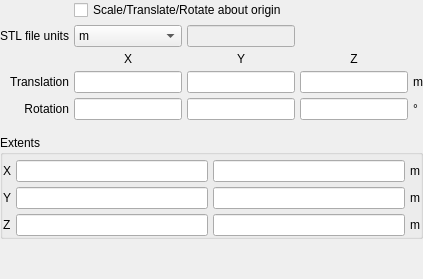
         <widget class="QWidget" name="stl">
          <layout class="QGridLayout" name="gridLayout_11">
           <property name="leftMargin">
            <number>0</number>
           </property>
           <property name="topMargin">
            <number>0</number>
           </property>
           <property name="rightMargin">
            <number>0</number>
           </property>
           <property name="bottomMargin">
            <number>0</number>
           </property>
           <property name="spacing">
            <number>5</number>
           </property>
           <item row="1" column="0">
            <widget class="QLabel" name="label_24">
             <property name="text">
              <string>STL file units</string>
             </property>
             <property name="alignment">
              <set>Qt::AlignRight|Qt::AlignTrailing|Qt::AlignVCenter</set>
             </property>
            </widget>
           </item>
           <item row="3" column="1">
            <widget class="LineEdit" name="lineedit_stl_translationx"/>
           </item>
           <item row="3" column="2">
            <widget class="LineEdit" name="lineedit_stl_translationy"/>
           </item>
           <item row="3" column="3">
            <widget class="LineEdit" name="lineedit_stl_translationz"/>
           </item>
           <item row="5" column="0">
            <spacer name="verticalSpacer_28">
             <property name="orientation">
              <enum>Qt::Vertical</enum>
             </property>
             <property name="sizeType">
              <enum>QSizePolicy::Maximum</enum>
             </property>
             <property name="sizeHint" stdset="0">
              <size>
               <width>20</width>
               <height>10</height>
              </size>
             </property>
            </spacer>
           </item>
           <item row="4" column="0">
            <widget class="QLabel" name="label_57">
             <property name="text">
              <string>Rotation</string>
             </property>
             <property name="alignment">
              <set>Qt::AlignRight|Qt::AlignTrailing|Qt::AlignVCenter</set>
             </property>
            </widget>
           </item>
           <item row="4" column="1">
            <widget class="LineEdit" name="lineedit_stl_rotationx"/>
           </item>
           <item row="4" column="3">
            <widget class="LineEdit" name="lineedit_stl_rotationz"/>
           </item>
           <item row="7" column="0">
            <spacer name="verticalSpacer">
             <property name="orientation">
              <enum>Qt::Vertical</enum>
             </property>
             <property name="sizeHint" stdset="0">
              <size>
               <width>20</width>
               <height>40</height>
              </size>
             </property>
            </spacer>
           </item>
           <item row="1" column="1">
            <widget class="ComboBox" name="combobox_stl_units">
             <property name="currentIndex">
              <number>2</number>
             </property>
             <item>
              <property name="text">
               <string>mm</string>
              </property>
             </item>
             <item>
              <property name="text">
               <string>cm</string>
              </property>
             </item>
             <item>
              <property name="text">
               <string>m</string>
              </property>
             </item>
             <item>
              <property name="text">
               <string>in</string>
              </property>
             </item>
             <item>
              <property name="text">
               <string>ft</string>
              </property>
             </item>
             <item>
              <property name="text">
               <string>custom</string>
              </property>
             </item>
            </widget>
           </item>
           <item row="4" column="2">
            <widget class="LineEdit" name="lineedit_stl_rotationy"/>
           </item>
           <item row="3" column="0">
            <widget class="QLabel" name="label_25">
             <property name="text">
              <string>Translation</string>
             </property>
             <property name="alignment">
              <set>Qt::AlignRight|Qt::AlignTrailing|Qt::AlignVCenter</set>
             </property>
            </widget>
           </item>
           <item row="1" column="2">
            <widget class="LineEdit" name="lineedit_stl_scale">
             <property name="enabled">
              <bool>false</bool>
             </property>
            </widget>
           </item>
           <item row="0" column="1" colspan="3">
            <widget class="CheckBox" name="checkbox_stl_aboutorigin">
             <property name="text">
              <string>Scale/Translate/Rotate about origin </string>
             </property>
            </widget>
           </item>
           <item row="3" column="4">
            <widget class="QLabel" name="label_128">
             <property name="text">
              <string>m</string>
             </property>
            </widget>
           </item>
           <item row="6" column="0" colspan="5">
            <widget class="QGroupBox" name="groupBox_12">
             <property name="title">
              <string>Extents</string>
             </property>
             <property name="flat">
              <bool>true</bool>
             </property>
             <layout class="QGridLayout" name="gridLayout_32">
              <property name="leftMargin">
               <number>0</number>
              </property>
              <property name="topMargin">
               <number>5</number>
              </property>
              <property name="rightMargin">
               <number>0</number>
              </property>
              <property name="bottomMargin">
               <number>0</number>
              </property>
              <property name="spacing">
               <number>5</number>
              </property>
              <item row="0" column="1">
               <widget class="LineEdit" name="lineedit_stl_extentxmin">
                <property name="readOnly">
                 <bool>true</bool>
                </property>
               </widget>
              </item>
              <item row="0" column="0">
               <widget class="QLabel" name="label_62">
                <property name="text">
                 <string>X</string>
                </property>
               </widget>
              </item>
              <item row="1" column="1">
               <widget class="LineEdit" name="lineedit_stl_extentymin">
                <property name="readOnly">
                 <bool>true</bool>
                </property>
               </widget>
              </item>
              <item row="1" column="2">
               <widget class="LineEdit" name="lineedit_stl_extentymax"/>
              </item>
              <item row="0" column="2">
               <widget class="LineEdit" name="lineedit_stl_extentxmax">
                <property name="readOnly">
                 <bool>true</bool>
                </property>
               </widget>
              </item>
              <item row="2" column="1">
               <widget class="LineEdit" name="lineedit_stl_extentzmin">
                <property name="readOnly">
                 <bool>true</bool>
                </property>
               </widget>
              </item>
              <item row="2" column="2">
               <widget class="LineEdit" name="lineedit_stl_extentzmax">
                <property name="readOnly">
                 <bool>true</bool>
                </property>
               </widget>
              </item>
              <item row="1" column="0">
               <widget class="QLabel" name="label_63">
                <property name="text">
                 <string>Y</string>
                </property>
               </widget>
              </item>
              <item row="2" column="0">
               <widget class="QLabel" name="label_64">
                <property name="text">
                 <string>Z</string>
                </property>
               </widget>
              </item>
              <item row="0" column="3">
               <widget class="QLabel" name="label_129">
                <property name="text">
                 <string>m</string>
                </property>
               </widget>
              </item>
              <item row="1" column="3">
               <widget class="QLabel" name="label_130">
                <property name="text">
                 <string>m</string>
                </property>
               </widget>
              </item>
              <item row="2" column="3">
               <widget class="QLabel" name="label_131">
                <property name="text">
                 <string>m</string>
                </property>
               </widget>
              </item>
             </layout>
            </widget>
           </item>
           <item row="2" column="1">
            <widget class="QLabel" name="label_135">
             <property name="text">
              <string>X</string>
             </property>
             <property name="alignment">
              <set>Qt::AlignCenter</set>
             </property>
            </widget>
           </item>
           <item row="2" column="2">
            <widget class="QLabel" name="label_136">
             <property name="text">
              <string>Y</string>
             </property>
             <property name="alignment">
              <set>Qt::AlignCenter</set>
             </property>
            </widget>
           </item>
           <item row="2" column="3">
            <widget class="QLabel" name="label_137">
             <property name="text">
              <string>Z</string>
             </property>
             <property name="alignment">
              <set>Qt::AlignCenter</set>
             </property>
            </widget>
           </item>
           <item row="4" column="4">
            <widget class="QLabel" name="label_138">
             <property name="text">
              <string>°</string>
             </property>
            </widget>
           </item>
          </layout>
         </widget>
